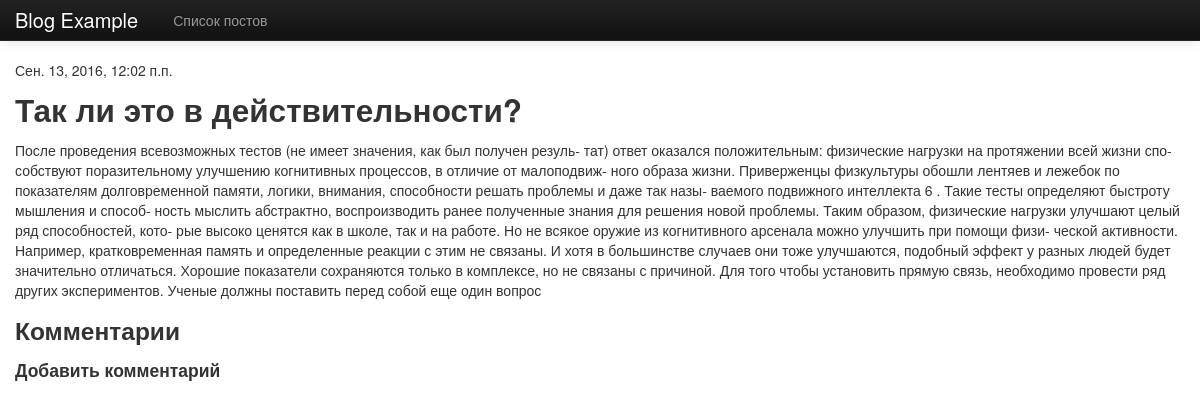
The app's page /blog/2/ with its own data.
### blog/models.py (models this page shows, shortened)
class Post(models.Model):
    title = models.CharField(max_length=255) # заголовок поста
    datetime = models.DateTimeField(u'Дата публикации') # дата публикации
    content = models.TextField(max_length=10000) # текст поста

### blog/views.py (the view)
# urls.py: url(r'^(?P<pk>\d+)/$', PostDetailView.as_view()), # а по URL http://имя_сайта/blog/число/
class PostDetailView(DetailView): # детализированное представление модели
    model = Post

### blog/templates/blog/post_detail.html (shortened to what this page needs)
{% extends 'blog/base.html' %}
{% block content %}
    <p>{{ post.datetime }}</p>
    <h2>{{ post.title }}</h2>
    <p>{{ post.content }}</p>
    <div>
        <div><h3>Комментарии</h3>
        {% load comments %}
        </div>
        <div>
        <h4>Добавить комментарий</h4>
        {% render_comment_form for post %}</div>
    </div>
{% endblock %}

### blog/templates/blog/base.html (style rules this page uses)
body { padding-top: 60px; }

### records on screen
Post: datetime "Сен. 13, 2016, 12:02 п.п.", title "Так ли это в действительности?", content "После проведения всевозможных тестов (не имеет значения, как был получен резуль- тат) ответ оказался положительным: физические нагрузки на протяжении всей жизни спо- собствуют поразительному улучшению когнитивных процессов, в отличие от малоподвиж- ного образа жизни. Приверженцы физкультуры обошли лентяев и лежебок по показателям долговременной памяти, логики, внимания, способности решать проблемы и даже так назы- ваемого подвижного интеллекта 6 . Такие тесты определяют быстроту мышления и способ- ность мыслить абстрактно, воспроизводить ранее полученные знания для решения новой проблемы. Таким образом, физические нагрузки улучшают целый ряд способностей, кото- рые высоко ценятся как в…"
